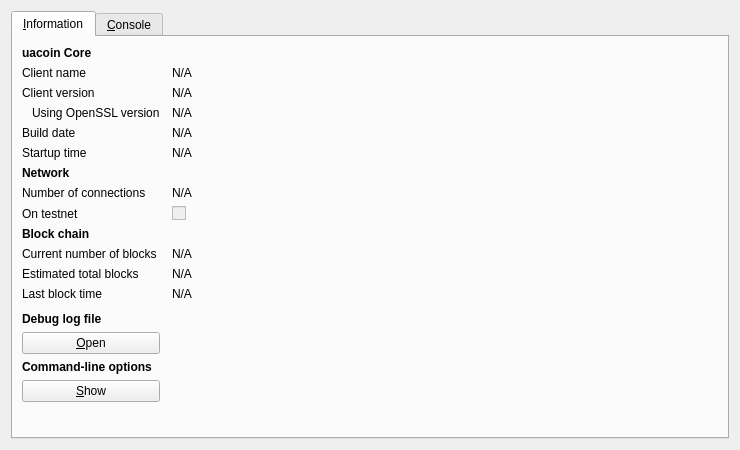
<?xml version="1.0" encoding="UTF-8"?>
<ui version="4.0">
 <class>RPCConsole</class>
 <widget class="QDialog" name="RPCConsole">
  <property name="geometry">
   <rect>
    <x>0</x>
    <y>0</y>
    <width>740</width>
    <height>450</height>
   </rect>
  </property>
  <property name="windowTitle">
   <string>uacoin - Debug window</string>
  </property>
  <layout class="QVBoxLayout" name="verticalLayout_2">
   <item>
    <widget class="QTabWidget" name="tabWidget">
     <property name="currentIndex">
      <number>0</number>
     </property>
     <widget class="QWidget" name="tab_info">
      <attribute name="title">
       <string>&amp;Information</string>
      </attribute>
      <layout class="QGridLayout" name="gridLayout" columnstretch="0,1">
       <property name="horizontalSpacing">
        <number>12</number>
       </property>
       <item row="0" column="0">
        <widget class="QLabel" name="label_9">
         <property name="font">
          <font>
           <weight>75</weight>
           <bold>true</bold>
          </font>
         </property>
         <property name="text">
          <string>uacoin Core</string>
         </property>
        </widget>
       </item>
       <item row="1" column="0">
        <widget class="QLabel" name="label_5">
         <property name="text">
          <string>Client name</string>
         </property>
        </widget>
       </item>
       <item row="1" column="1">
        <widget class="QLabel" name="clientName">
         <property name="cursor">
          <cursorShape>IBeamCursor</cursorShape>
         </property>
         <property name="text">
          <string>N/A</string>
         </property>
         <property name="textFormat">
          <enum>Qt::PlainText</enum>
         </property>
         <property name="textInteractionFlags">
          <set>Qt::LinksAccessibleByMouse|Qt::TextSelectableByKeyboard|Qt::TextSelectableByMouse</set>
         </property>
        </widget>
       </item>
       <item row="2" column="0">
        <widget class="QLabel" name="label_6">
         <property name="text">
          <string>Client version</string>
         </property>
        </widget>
       </item>
       <item row="2" column="1">
        <widget class="QLabel" name="clientVersion">
         <property name="cursor">
          <cursorShape>IBeamCursor</cursorShape>
         </property>
         <property name="text">
          <string>N/A</string>
         </property>
         <property name="textFormat">
          <enum>Qt::PlainText</enum>
         </property>
         <property name="textInteractionFlags">
          <set>Qt::LinksAccessibleByMouse|Qt::TextSelectableByKeyboard|Qt::TextSelectableByMouse</set>
         </property>
        </widget>
       </item>
       <item row="3" column="0">
        <widget class="QLabel" name="label_14">
         <property name="text">
          <string>Using OpenSSL version</string>
         </property>
         <property name="indent">
          <number>10</number>
         </property>
        </widget>
       </item>
       <item row="3" column="1">
        <widget class="QLabel" name="openSSLVersion">
         <property name="cursor">
          <cursorShape>IBeamCursor</cursorShape>
         </property>
         <property name="text">
          <string>N/A</string>
         </property>
         <property name="textFormat">
          <enum>Qt::PlainText</enum>
         </property>
         <property name="textInteractionFlags">
          <set>Qt::LinksAccessibleByMouse|Qt::TextSelectableByKeyboard|Qt::TextSelectableByMouse</set>
         </property>
        </widget>
       </item>
       <item row="4" column="0">
        <widget class="QLabel" name="label_12">
         <property name="text">
          <string>Build date</string>
         </property>
        </widget>
       </item>
       <item row="4" column="1">
        <widget class="QLabel" name="buildDate">
         <property name="cursor">
          <cursorShape>IBeamCursor</cursorShape>
         </property>
         <property name="text">
          <string>N/A</string>
         </property>
         <property name="textFormat">
          <enum>Qt::PlainText</enum>
         </property>
         <property name="textInteractionFlags">
          <set>Qt::LinksAccessibleByMouse|Qt::TextSelectableByKeyboard|Qt::TextSelectableByMouse</set>
         </property>
        </widget>
       </item>
       <item row="5" column="0">
        <widget class="QLabel" name="label_13">
         <property name="text">
          <string>Startup time</string>
         </property>
        </widget>
       </item>
       <item row="5" column="1">
        <widget class="QLabel" name="startupTime">
         <property name="cursor">
          <cursorShape>IBeamCursor</cursorShape>
         </property>
         <property name="text">
          <string>N/A</string>
         </property>
         <property name="textFormat">
          <enum>Qt::PlainText</enum>
         </property>
         <property name="textInteractionFlags">
          <set>Qt::LinksAccessibleByMouse|Qt::TextSelectableByKeyboard|Qt::TextSelectableByMouse</set>
         </property>
        </widget>
       </item>
       <item row="6" column="0">
        <widget class="QLabel" name="label_11">
         <property name="font">
          <font>
           <weight>75</weight>
           <bold>true</bold>
          </font>
         </property>
         <property name="text">
          <string>Network</string>
         </property>
        </widget>
       </item>
       <item row="7" column="0">
        <widget class="QLabel" name="label_7">
         <property name="text">
          <string>Number of connections</string>
         </property>
        </widget>
       </item>
       <item row="7" column="1">
        <widget class="QLabel" name="numberOfConnections">
         <property name="cursor">
          <cursorShape>IBeamCursor</cursorShape>
         </property>
         <property name="text">
          <string>N/A</string>
         </property>
         <property name="textFormat">
          <enum>Qt::PlainText</enum>
         </property>
         <property name="textInteractionFlags">
          <set>Qt::LinksAccessibleByMouse|Qt::TextSelectableByKeyboard|Qt::TextSelectableByMouse</set>
         </property>
        </widget>
       </item>
       <item row="8" column="0">
        <widget class="QLabel" name="label_8">
         <property name="text">
          <string>On testnet</string>
         </property>
        </widget>
       </item>
       <item row="8" column="1">
        <widget class="QCheckBox" name="isTestNet">
         <property name="enabled">
          <bool>false</bool>
         </property>
         <property name="text">
          <string/>
         </property>
        </widget>
       </item>
       <item row="9" column="0">
        <widget class="QLabel" name="label_10">
         <property name="font">
          <font>
           <weight>75</weight>
           <bold>true</bold>
          </font>
         </property>
         <property name="text">
          <string>Block chain</string>
         </property>
        </widget>
       </item>
       <item row="10" column="0">
        <widget class="QLabel" name="label_3">
         <property name="text">
          <string>Current number of blocks</string>
         </property>
        </widget>
       </item>
       <item row="10" column="1">
        <widget class="QLabel" name="numberOfBlocks">
         <property name="cursor">
          <cursorShape>IBeamCursor</cursorShape>
         </property>
         <property name="text">
          <string>N/A</string>
         </property>
         <property name="textFormat">
          <enum>Qt::PlainText</enum>
         </property>
         <property name="textInteractionFlags">
          <set>Qt::LinksAccessibleByMouse|Qt::TextSelectableByKeyboard|Qt::TextSelectableByMouse</set>
         </property>
        </widget>
       </item>
       <item row="11" column="0">
        <widget class="QLabel" name="label_4">
         <property name="text">
          <string>Estimated total blocks</string>
         </property>
        </widget>
       </item>
       <item row="11" column="1">
        <widget class="QLabel" name="totalBlocks">
         <property name="cursor">
          <cursorShape>IBeamCursor</cursorShape>
         </property>
         <property name="text">
          <string>N/A</string>
         </property>
         <property name="textFormat">
          <enum>Qt::PlainText</enum>
         </property>
         <property name="textInteractionFlags">
          <set>Qt::LinksAccessibleByMouse|Qt::TextSelectableByKeyboard|Qt::TextSelectableByMouse</set>
         </property>
        </widget>
       </item>
       <item row="12" column="0">
        <widget class="QLabel" name="label_2">
         <property name="text">
          <string>Last block time</string>
         </property>
        </widget>
       </item>
       <item row="12" column="1">
        <widget class="QLabel" name="lastBlockTime">
         <property name="cursor">
          <cursorShape>IBeamCursor</cursorShape>
         </property>
         <property name="text">
          <string>N/A</string>
         </property>
         <property name="textFormat">
          <enum>Qt::PlainText</enum>
         </property>
         <property name="textInteractionFlags">
          <set>Qt::LinksAccessibleByMouse|Qt::TextSelectableByKeyboard|Qt::TextSelectableByMouse</set>
         </property>
        </widget>
       </item>
       <item row="13" column="0">
        <spacer name="verticalSpacer_2">
         <property name="orientation">
          <enum>Qt::Vertical</enum>
         </property>
         <property name="sizeHint" stdset="0">
          <size>
           <width>20</width>
           <height>20</height>
          </size>
         </property>
        </spacer>
       </item>
       <item row="14" column="0">
        <widget class="QLabel" name="labelDebugLogfile">
         <property name="font">
          <font>
           <weight>75</weight>
           <bold>true</bold>
          </font>
         </property>
         <property name="text">
          <string>Debug log file</string>
         </property>
        </widget>
       </item>
       <item row="15" column="0">
        <widget class="QPushButton" name="openDebugLogfileButton">
         <property name="toolTip">
          <string>Open the uacoin debug log file from the current data directory. This can take a few seconds for large log files.</string>
         </property>
         <property name="text">
          <string>&amp;Open</string>
         </property>
         <property name="autoDefault">
          <bool>false</bool>
         </property>
        </widget>
       </item>
       <item row="16" column="0">
        <widget class="QLabel" name="labelCLOptions">
         <property name="font">
          <font>
           <weight>75</weight>
           <bold>true</bold>
          </font>
         </property>
         <property name="text">
          <string>Command-line options</string>
         </property>
        </widget>
       </item>
       <item row="17" column="0">
        <widget class="QPushButton" name="showCLOptionsButton">
         <property name="toolTip">
          <string>Show the uacoin-Qt help message to get a list with possible Bitcoin command-line options.</string>
         </property>
         <property name="text">
          <string>&amp;Show</string>
         </property>
         <property name="autoDefault">
          <bool>false</bool>
         </property>
        </widget>
       </item>
       <item row="18" column="0">
        <spacer name="verticalSpacer">
         <property name="orientation">
          <enum>Qt::Vertical</enum>
         </property>
         <property name="sizeHint" stdset="0">
          <size>
           <width>20</width>
           <height>40</height>
          </size>
         </property>
        </spacer>
       </item>
      </layout>
     </widget>
     <widget class="QWidget" name="tab_console">
      <attribute name="title">
       <string>&amp;Console</string>
      </attribute>
      <layout class="QVBoxLayout" name="verticalLayout_3">
       <property name="spacing">
        <number>3</number>
       </property>
       <item>
        <widget class="QTextEdit" name="messagesWidget">
         <property name="minimumSize">
          <size>
           <width>0</width>
           <height>100</height>
          </size>
         </property>
         <property name="readOnly">
          <bool>true</bool>
         </property>
         <property name="tabKeyNavigation" stdset="0">
          <bool>false</bool>
         </property>
         <property name="columnCount" stdset="0">
          <number>2</number>
         </property>
        </widget>
       </item>
       <item>
        <layout class="QHBoxLayout" name="horizontalLayout">
         <property name="spacing">
          <number>3</number>
         </property>
         <item>
          <widget class="QLabel" name="label">
           <property name="text">
            <string notr="true">&gt;</string>
           </property>
          </widget>
         </item>
         <item>
          <widget class="QLineEdit" name="lineEdit"/>
         </item>
         <item>
          <widget class="QPushButton" name="clearButton">
           <property name="maximumSize">
            <size>
             <width>24</width>
             <height>24</height>
            </size>
           </property>
           <property name="toolTip">
            <string>Clear console</string>
           </property>
           <property name="text">
            <string/>
           </property>
           <property name="icon">
            <iconset resource="../bitcoin.qrc">
             <normaloff>:/icons/remove</normaloff>:/icons/remove</iconset>
           </property>
           <property name="shortcut">
            <string notr="true">Ctrl+L</string>
           </property>
           <property name="autoDefault">
            <bool>false</bool>
           </property>
          </widget>
         </item>
        </layout>
       </item>
      </layout>
     </widget>
    </widget>
   </item>
  </layout>
 </widget>
 <resources>
  <include location="../bitcoin.qrc"/>
 </resources>
 <connections/>
</ui>
